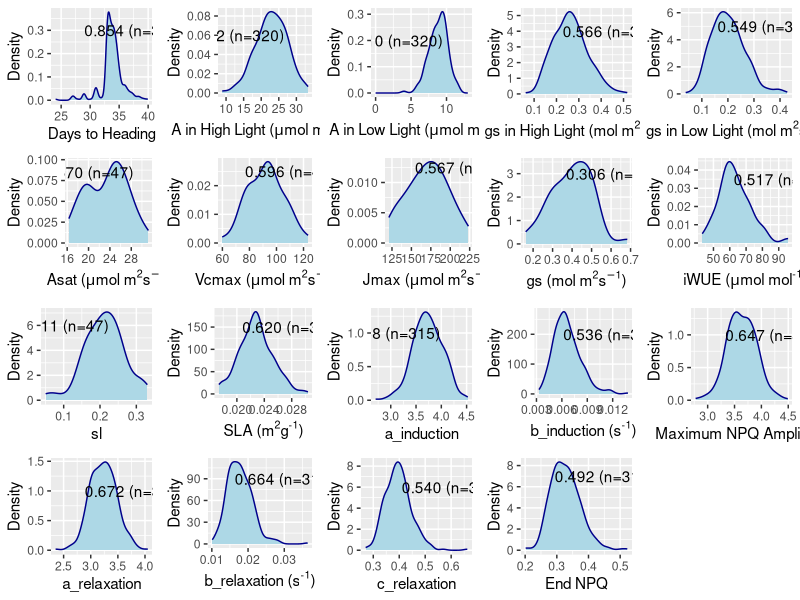

Here is the R script that generated this plot:
#set working directory ----

setwd("~/Library/CloudStorage/OneDrive-UniversityofCambridge/MPhil/GitLink/Final Scripts Output")

#get libraries ----

library(dplyr)
library(tidyr)
library(ggplot2)
library(ggpubr)
library(purrr)

#get data ----

aci <- read.csv("aci_blues.csv")
aci <- aci[,-1]

SLA <- read.csv("SLA_blues.csv")
SLA <- SLA[,-1]
SLA$SLA <- SLA$SLA/100
SLA$SLA <- SLA$SLA/100

hd <- read.csv("heading_date_blues.csv")
hd <- hd[,-1]

licor_6400 <- read.csv("6400_blues.csv")
licor_6400 <- licor_6400[,-1]

NPQ <- read.csv("NPQ_blues.csv")
NPQ <- NPQ[,-1]

#merge into one dataframe ----

all_blues <- list(hd, SLA, licor_6400, aci, NPQ) %>%
  reduce(left_join, by = "Genotype")

write.csv(all_blues, "all_blues.csv")

#get some density plots ----

rm(aci, hd, NPQ, licor_6400, SLA)

hd <- ggplot(data=all_blues, aes(x=days_to_heading)) +
  ylab("Density") +
  xlab("Days to Heading") +
  geom_density(color = "darkblue", fill = "lightblue") +
  annotate("text", x = 37.5, y = 0.3, label = "0.854 (n=320)")
  
a_high_light <- ggplot(data=all_blues, aes(x=mean_Asat)) +
  ylab("Density") +
  xlab(expression(paste("A in High Light (",mu, "mol",~ m^2, s^-1,")"))) +
  geom_density(color = "darkblue", fill = "lightblue") +
  annotate("text", x = 12.5, y = 0.06, label = "0.562 (n=320)")

alow_light <- ggplot(data=all_blues, aes(x=mean_Alow)) +
  ylab("Density") +
  xlim(0,13) +
  xlab(expression(paste("A in Low Light (",mu, "mol",~ m^2, s^-1,")"))) +
  geom_density(color = "darkblue", fill = "lightblue") +
  annotate("text", x = 2.5, y = 0.2, label = "0.510 (n=320)")

gs_high_light <- ggplot(data=all_blues, aes(x=mean_gs_Asat)) +
  ylab("Density") +
  xlab(expression(paste("gs in High Light (",mol,~ m^2, s^-1,")"))) +
  geom_density(color = "darkblue", fill = "lightblue") +
  annotate("text", x = 0.45, y = 4, label = "0.566 (n=320)")

gs_low_light <- ggplot(data=all_blues, aes(x=mean_gs_Alow)) +
  ylab("Density") +
  xlab(expression(paste("gs in Low Light (",mol,~ m^2, s^-1,")"))) +
  geom_density(color = "darkblue", fill = "lightblue") +
  annotate("text", x = 0.35, y = 5, label = "0.549 (n=320)")

asat <- ggplot(data=all_blues, aes(x=asat)) +
  ylab("Density") +
  xlab(expression(paste("Asat (",mu, "mol",~ m^2, s^-1,")"))) +
  geom_density(color = "darkblue", fill = "lightblue") +
  annotate("text", x = 20, y = 0.085, label = "0.570 (n=47)")

vcmax <- ggplot(data=all_blues, aes(x=Vcmax)) +
  ylab("Density") +
  xlab(expression(paste("Vcmax (",mu, "mol",~ m^2, s^-1,")"))) +
  geom_density(color = "darkblue", fill = "lightblue") +
  annotate("text", x = 110, y = 0.025, label = "0.596 (n=47)")

jmax <- ggplot(data=all_blues, aes(x=Jmax)) +
  ylab("Density") +
  xlab(expression(paste("Jmax (",mu, "mol",~ m^2, s^-1,")"))) +
  geom_density(color = "darkblue", fill = "lightblue") +
  annotate("text", x = 212.5, y = 0.0125, label = "0.567 (n=47)")

gs <- ggplot(data=all_blues, aes(x=gs)) +
  ylab("Density") +
  xlab(expression(paste("gs (",mol,~ m^2, s^-1,")"))) +
  geom_density(color = "darkblue", fill = "lightblue") +
  annotate("text", x = 0.6, y = 3, label = "0.306 (n=47)")

iwue <- ggplot(data=all_blues, aes(x=iWUE)) +
  ylab("Density") +
  xlab(expression(paste("iWUE (", mu, "mol ", "mol"^"-1",")"))) +
  geom_density(color = "darkblue", fill = "lightblue") +
  annotate("text", x = 90, y = 0.035, label = "0.517 (n=47)")


sl <- ggplot(data=all_blues, aes(x=sl)) +
  ylab("Density") +
  xlab("sl") +
  geom_density(color = "darkblue", fill = "lightblue") +
  annotate("text", x = 0.1, y = 6, label = "0.611 (n=47)")

sla <- ggplot(data=all_blues, aes(x=SLA)) +
  ylab("Density") +
  xlab(expression(paste("SLA (m"^"2","g"^"-1",")"))) +
  geom_density(color = "darkblue", fill = "lightblue") +
  annotate("text", x = 0.028, y = 150, label = "0.620 (n=320)")

a <- ggplot(data=all_blues, aes(x=a_fit)) +
  ylab("Density") +
  xlab("a_induction") +
  geom_density(color = "darkblue", fill = "lightblue") +
  annotate("text", x = 3, y = 1, label = "0.668 (n=315)")

b <- ggplot(data=all_blues, aes(x=b_fit)) +
  ylab("Density") +
  xlab(expression(paste("b_induction (s"^"-1",")"))) +
  geom_density(color = "darkblue", fill = "lightblue") +
  annotate("text", x = 0.012, y = 200, label = "0.536 (n=315)")

c <- ggplot(data=all_blues, aes(x=c_fit)) +
  ylab("Density") +
  xlab("a_relaxation") +
  geom_density(color = "darkblue", fill = "lightblue") +
  annotate("text", x = 3.8, y = 1, label = "0.672 (n=315)")

d <- ggplot(data=all_blues, aes(x=d_fit)) +
  ylab("Density") +
  xlab(expression(paste("b_relaxation (s"^"-1",")"))) +
  geom_density(color = "darkblue", fill = "lightblue") +
  annotate("text", x = 0.03, y = 90, label = "0.664 (n=315)")

e <- ggplot(data=all_blues, aes(x=e_fit)) +
  ylab("Density") +
  xlab("c_relaxation") +
  geom_density(color = "darkblue", fill = "lightblue") +
  annotate("text", x = 0.6, y = 6, label = "0.540 (n=315)")

max_amp <- ggplot(data=all_blues, aes(x=max_amp)) +
  ylab("Density") +
  xlab("Maximum NPQ Amplitude") +
  geom_density(color = "darkblue", fill = "lightblue") +
  annotate("text", x = 4.25, y = 1, label = "0.647 (n=315)")

end_npq <- ggplot(data=all_blues, aes(x=end_NPQ)) +
  ylab("Density") +
  xlab("End NPQ") +
  geom_density(color = "darkblue", fill = "lightblue")+
  annotate("text", x = 0.45, y = 7, label = "0.492 (n=315)")

ggarrange(hd, a_high_light, alow_light, gs_high_light, gs_low_light, 
          asat, vcmax, jmax, gs, iwue, sl, sla, a, b, max_amp, c, d, e, end_npq, ncol=5, nrow=4)


